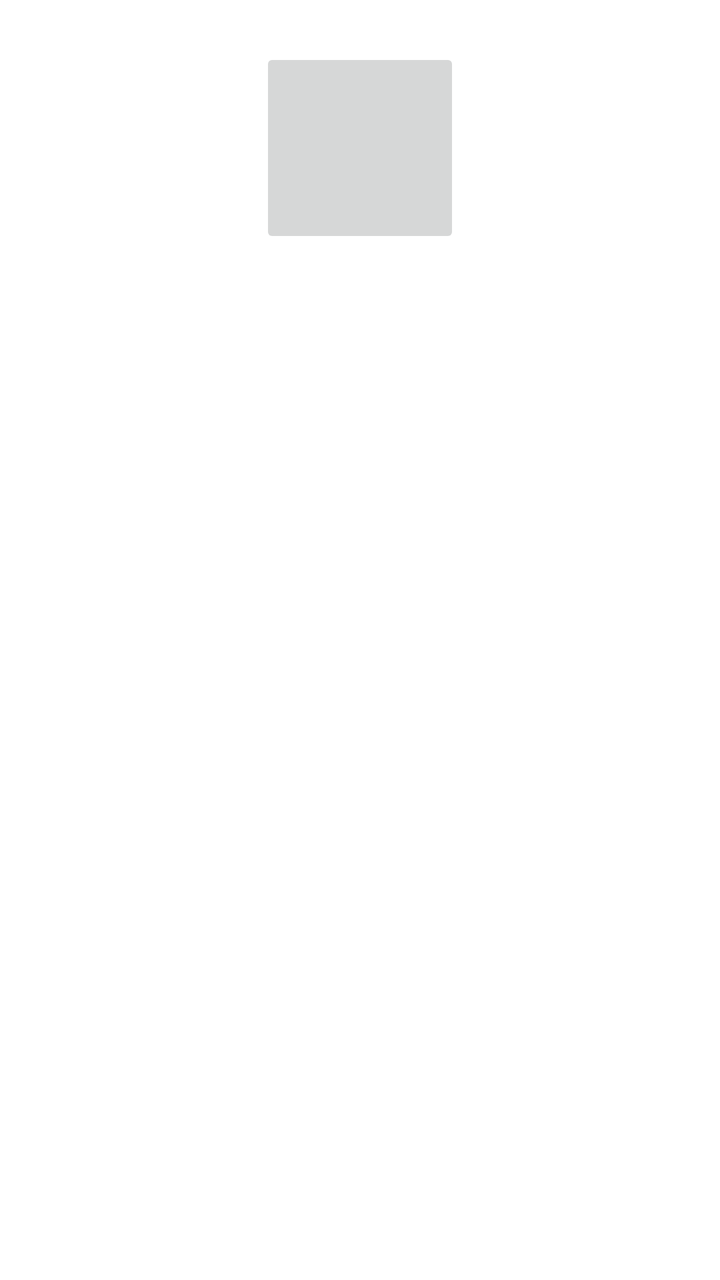
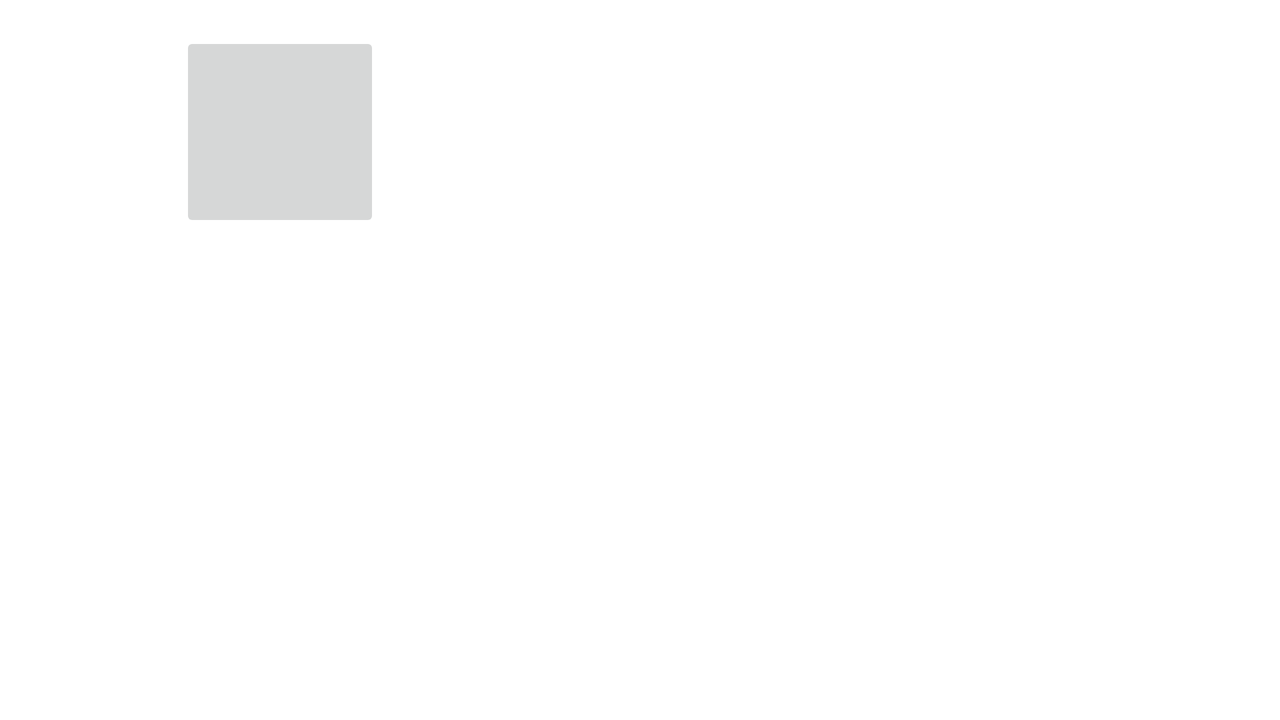

One screen, two layout resources from the same app: the default and the repository's alternative for another configuration. Each is rendered where Android would select it; the XML of both is given below.
<!-- AndroidManifest.xml: activity theme AppTheme -->
<!-- res/layout/activity_film_info.xml -->
<?xml version="1.0" encoding="utf-8"?>
<android.support.constraint.ConstraintLayout xmlns:android="http://schemas.android.com/apk/res/android"
    xmlns:app="http://schemas.android.com/apk/res-auto"
    xmlns:tools="http://schemas.android.com/tools"
    android:layout_width="match_parent"
    android:layout_height="match_parent"
    android:background="#ffffff">

    <TextView
        android:id="@+id/textViewFilmName"
        android:layout_width="300dp"
        android:layout_height="40dp"
        android:layout_marginEnd="42dp"
        android:layout_marginStart="42dp"
        android:layout_marginTop="24dp"
        android:textAlignment="center"
        android:textSize="24sp"
        app:layout_constraintEnd_toEndOf="parent"
        app:layout_constraintHorizontal_bias="0.0"
        app:layout_constraintStart_toStartOf="parent"
        app:layout_constraintTop_toBottomOf="@+id/imageButtonFilm" />

    <ImageButton
        android:id="@+id/imageButtonFilm"
        android:layout_width="100dp"
        android:layout_height="100dp"
        android:layout_marginEnd="8dp"
        android:layout_marginStart="8dp"
        android:layout_marginTop="24dp"
        android:contentDescription="@string/film_image_description"
        app:layout_constraintEnd_toEndOf="parent"
        app:layout_constraintStart_toStartOf="parent"
        app:layout_constraintTop_toTopOf="parent" />

    <TextView
        android:id="@+id/textViewFilmCategory"
        android:layout_width="300dp"
        android:layout_height="40dp"
        android:layout_marginEnd="42dp"
        android:layout_marginStart="42dp"
        android:layout_marginTop="24dp"
        android:textAlignment="center"
        android:textSize="24sp"
        app:layout_constraintEnd_toEndOf="parent"
        app:layout_constraintHorizontal_bias="0.0"
        app:layout_constraintStart_toStartOf="parent"
        app:layout_constraintTop_toBottomOf="@+id/textViewFilmName" />

    <android.support.constraint.ConstraintLayout
        android:id="@+id/filmInfoFragmentContainer"
        android:layout_width="0dp"
        android:layout_height="200dp"
        android:layout_marginEnd="8dp"
        android:layout_marginStart="8dp"
        android:layout_marginTop="24dp"
        android:layout_weight="1"
        app:layout_constraintEnd_toEndOf="parent"
        app:layout_constraintStart_toStartOf="parent"
        app:layout_constraintTop_toBottomOf="@+id/textViewFilmCategory" />
</android.support.constraint.ConstraintLayout>
<!-- resources referenced by this layout -->
<resources>
  <string name="film_image_description">Film Image</string>
  <style name="AppTheme" parent="Theme.AppCompat.Light.DarkActionBar">
          
          <item name="colorPrimary">@color/colorPrimary</item>
          <item name="colorPrimaryDark">@color/colorPrimaryDark</item>
          <item name="colorAccent">@color/colorAccent</item>
      </style>
  <color name="colorPrimary">#3F51B5</color>
  <color name="colorPrimaryDark">#303F9F</color>
  <color name="colorAccent">#c0f0ff</color>
</resources>
<!-- res/layout-land/activity_film_info.xml (the repository's variant of the layout above) -->
<!-- drawn on the phone turned sideways -->
<?xml version="1.0" encoding="utf-8"?>
<android.support.constraint.ConstraintLayout xmlns:android="http://schemas.android.com/apk/res/android"
    xmlns:app="http://schemas.android.com/apk/res-auto"
    xmlns:tools="http://schemas.android.com/tools"
    android:layout_width="match_parent"
    android:layout_height="match_parent"
    android:background="#ffffff">

    <TextView
        android:id="@+id/textViewFilmName"
        android:layout_width="250dp"
        android:layout_height="40dp"
        android:layout_marginStart="16dp"
        android:layout_marginTop="24dp"
        android:textAlignment="center"
        android:textSize="24sp"
        app:layout_constraintStart_toStartOf="parent"
        app:layout_constraintTop_toBottomOf="@+id/imageButtonFilm" />

    <ImageButton
        android:id="@+id/imageButtonFilm"
        android:layout_width="100dp"
        android:layout_height="100dp"
        android:layout_marginStart="90dp"
        android:layout_marginTop="16dp"
        android:contentDescription="@string/film_image_description"
        app:layout_constraintStart_toStartOf="parent"
        app:layout_constraintTop_toTopOf="parent" />

    <TextView
        android:id="@+id/textViewFilmCategory"
        android:layout_width="250dp"
        android:layout_height="40dp"
        android:layout_marginStart="16dp"
        android:layout_marginTop="24dp"
        android:textAlignment="center"
        android:textSize="24sp"
        app:layout_constraintStart_toStartOf="parent"
        app:layout_constraintTop_toBottomOf="@+id/textViewFilmName" />

    <android.support.constraint.ConstraintLayout
        android:id="@+id/filmInfoFragmentContainer"
        android:layout_width="266dp"
        android:layout_height="266dp"
        android:layout_marginEnd="8dp"
        android:layout_marginStart="8dp"
        android:layout_marginTop="16dp"
        android:layout_weight="1"
        app:layout_constraintEnd_toEndOf="parent"
        app:layout_constraintStart_toEndOf="@+id/textViewFilmName"
        app:layout_constraintTop_toTopOf="parent" />
</android.support.constraint.ConstraintLayout>
